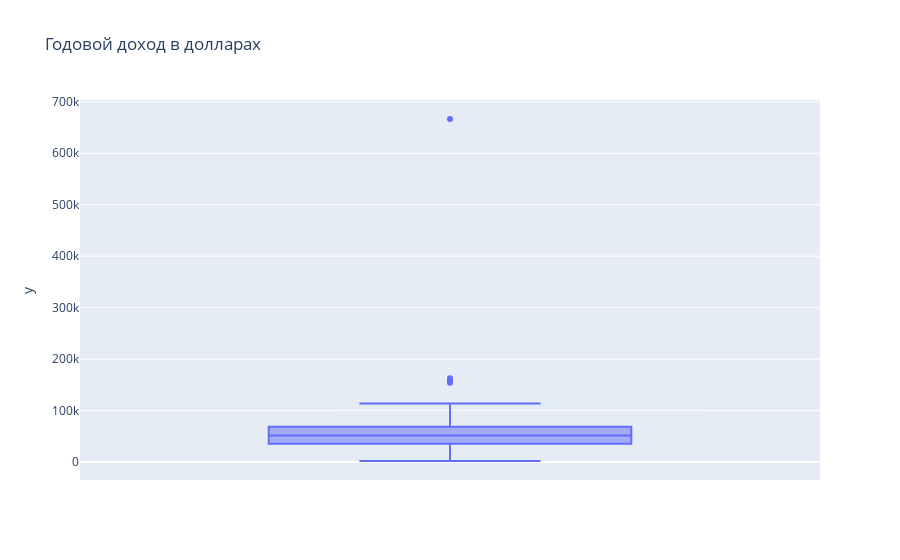

Source (notebook cell):
### Code cell
#по доходу - тут тоже есть выбросы
fig = px.box(y = df['income'], title = 'Годовой доход в долларах')
fig.show()

### Figure 1 — Plotly figure (JSON) as saved in the notebook; plotly's stock layout.template omitted (floating-point values rounded to 4 significant figures; data arrays with more than 128 entries replaced by an {"elided": "..."} marker saying what was removed)
{"data": [{"alignmentgroup": "True", "hovertemplate": "y=%{y}<extra></extra>", "legendgroup": "", "marker": {"color": "#636efa"}, "name": "", "notched": false, "offsetgroup": "", "orientation": "v", "showlegend": false, "type": "box", "x0": " ", "xaxis": "x", "y": {"elided": "2209 int values"}, "y0": " ", "yaxis": "y"}], "layout": {"boxmode": "group", "legend": {"tracegroupgap": 0}, "title": {"text": "Годовой доход в долларах"}, "xaxis": {"anchor": "y", "domain": [0, 1]}, "yaxis": {"anchor": "x", "domain": [0, 1], "title": {"text": "y"}}}}
